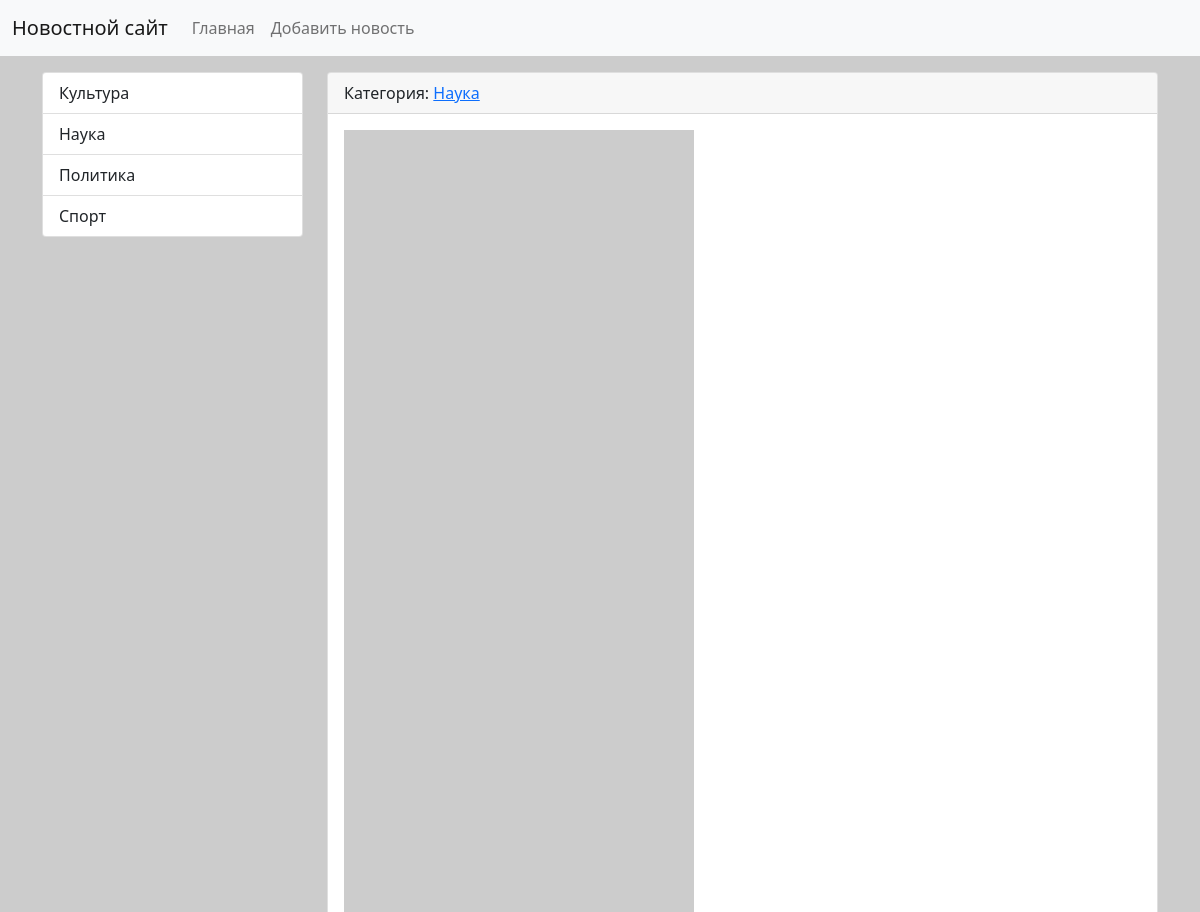
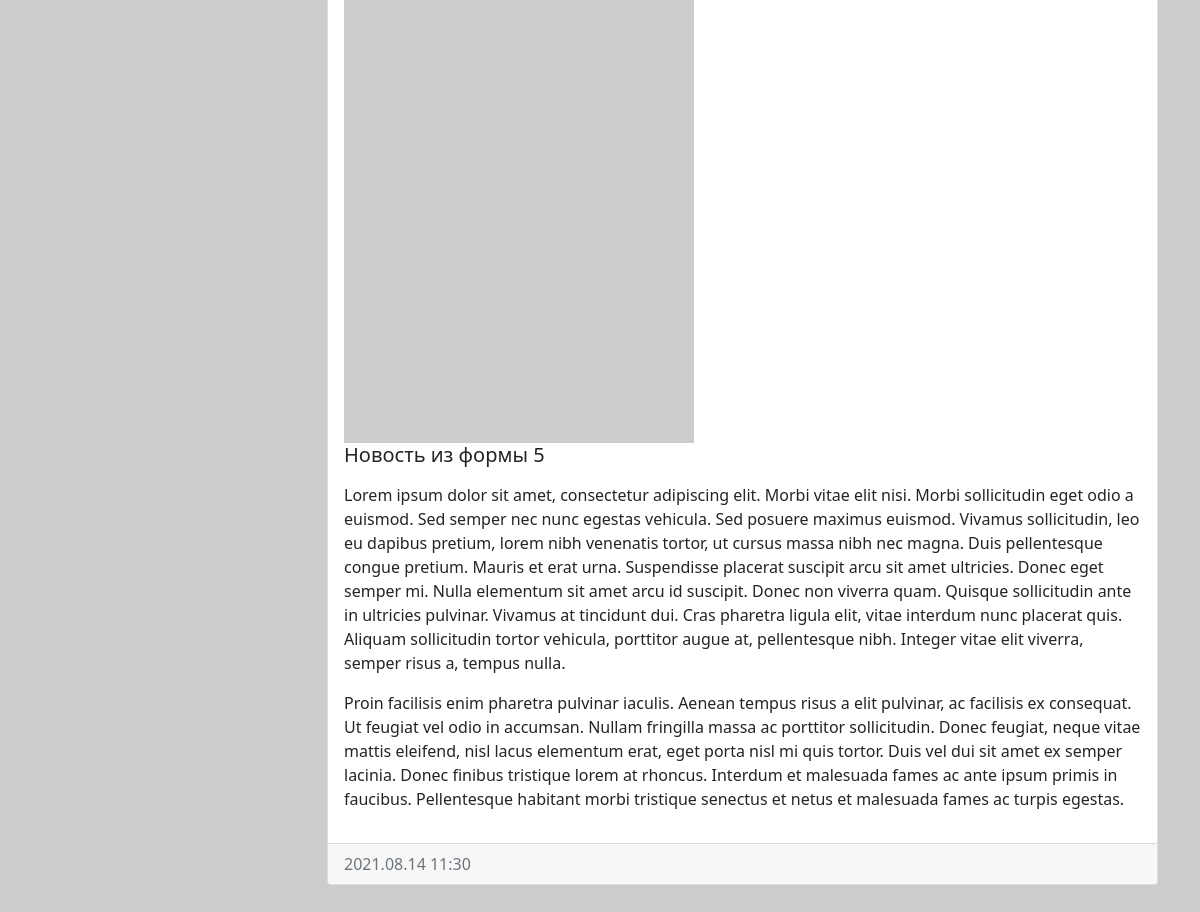
The app's page /news/11/ with its own data (2 pictures, top to bottom).
### news/models.py (models this page shows, shortened)
class Category(models.Model):
    title = models.CharField(
        max_length=150,
        db_index=True,
        verbose_name='Наименование категории'
    )
    def get_absolute_url(self):
        return reverse('category', kwargs={'category_id': self.pk})
    def __str__(self):
        return self.title
    class Meta:
        verbose_name = 'Категория'
        verbose_name_plural = 'Категории'
        ordering = ['title']

class News(models.Model):
    title = models.CharField(
        max_length=150,
        verbose_name='Наименование'
    )
    content = models.TextField(
        blank=True,
        verbose_name='Контент'
    )
    created_at = models.DateTimeField(
        auto_now_add=True,
        verbose_name='Дата публикации'
    )
    updated_at = models.DateTimeField(
        auto_now=True,
        verbose_name='Дата обновления'
    )
    photo = models.ImageField(
        upload_to='photos/%Y/%m/%d/',
        verbose_name='Фото',
        blank=True
    )
    is_published = models.BooleanField(
        default=True,
        verbose_name='Опубликовано'
    )
    category = models.ForeignKey(
        to='Category',
        on_delete=models.PROTECT,
        verbose_name='Категория'
    )
    class Meta:
        verbose_name = 'Новость'
        verbose_name_plural = 'Новости'
        ordering = ['-created_at']

### news/views.py (the view)
# urls.py: path('news/<int:news_id>/', view_news, name='view_news'),
def view_news(request, news_id):
    item_news = get_object_or_404(News, pk=news_id)
    return render(request, 'news/view_news.html', {'item_news': item_news})

### news/templatetags/news_tags.py (called while the page is built)
@register.inclusion_tag('news/list_categories.html')
def show_categories():
    categories = Category.objects.all()
    return {'categories': categories}

### news/templates/news/view_news.html (shortened to what this page needs)
{% extends 'base.html' %}
{% block sidebar %}
{% include 'inc/_sidebar.html' %}
{% endblock %}
{% block content %}
<div class="card mb-3">
    <div class="card-header">
        Категория: <a href="{{ item_news.category.get_absolute_url }}">{{ item_news.category }}</a>
    </div>
    <div class="card-body">
        {% if item_news.photo %}
        <img src="{{ item_news.photo.url }}" alt="" width="350" class="float-left mr-3">
        {% else %}
        <img src="https://picsum.photos/id/100/350/300/?blur=2" alt="" width="350" class="float-left mr-3">
        {% endif %}
            <h5 class="card-title">{{ item_news.title }}</h5>
            <p class="card-text">{{ item_news.content|linebreaks }}</p>
    </div>
    <div class="card-footer text-muted">
        {{ item_news.created_at|date:'Y.m.d H:i' }}
    </div>
</div>
{% endblock %}

### news/templates/news/list_categories.html
<div class="list-group">
    {% for item_category in categories %}
    <a href="{{ item_category.get_absolute_url }}" class="list-group-item list-group-item-action">
        {{ item_category.title }}
    </a>
    {% endfor %}
</div>

### mysite/static/css/style.css (style rules this page uses)
body { background-color: #ccc; }

### records on screen
Category: title "Культура"
Category: title "Наука"
Category: title "Политика"
Category: title "Спорт"
News: category "Наука", title "Новость из формы 5", content "Lorem ipsum dolor sit amet, consectetur adipiscing elit. Morbi vitae elit nisi. Morbi sollicitudin eget odio a euismod. Sed semper nec nunc egestas vehicula. Sed posuere maximus euismod. Vivamus sollicitudin, leo eu dapibus pretium, lorem nibh venenatis tortor, ut cursus massa nibh nec magna. Duis pellentesque congue pretium. Mauris et erat urna. Suspendisse placerat suscipit arcu sit amet ultricies. Donec eget semper mi. Nulla elementum sit amet arcu id suscipit. Donec non viverra quam. Quisque sollicitudin ante in ultricies pulvinar. Vivamus at tincidunt dui. Cras pharetra ligula elit, vitae interdum nunc placerat quis. Aliquam sollicitudin tortor vehicula, porttitor augue at,…", created_at "2021.08.14 11:30"
